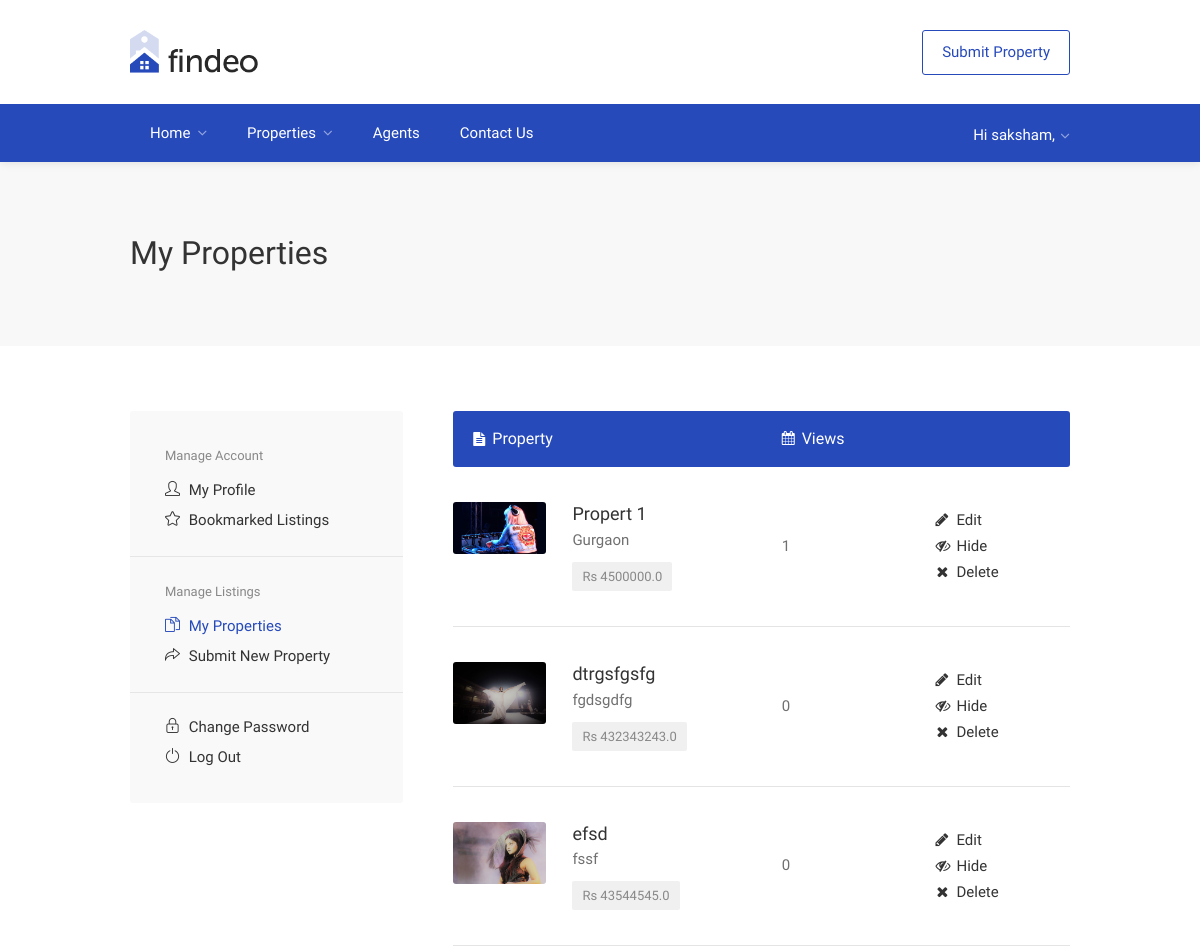
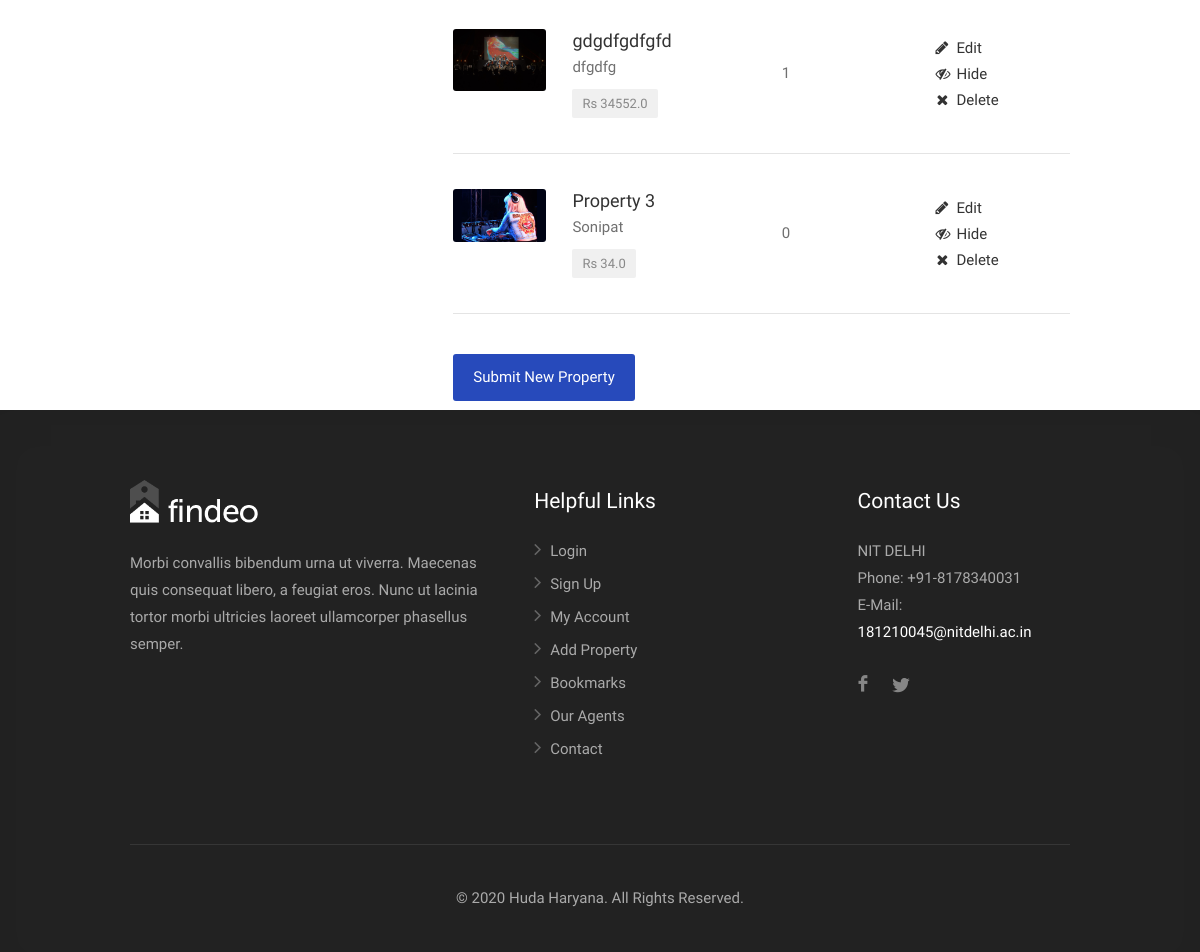
The app's page /my-properties (signed in) with its own data (2 pictures, top to bottom).
### core/models.py (models this page shows, shortened)
class User(AbstractUser):
    is_agent = models.BooleanField(default=False)
    mobile = PhoneNumberField(null = True)
    mobile_verified = models.BooleanField(default=False)
    profile_pic = models.ImageField(blank = True, null = True)

class property(models.Model):
    owner = models.ForeignKey(User, on_delete=models.CASCADE)
    type = models.CharField(choices=type_choices, max_length=1)
    property_name = models.CharField(max_length=50)
    city = models.CharField(max_length=50)
    bedrooms = models.IntegerField()
    bathrooms = models.IntegerField()
    construction_status = models.CharField(choices=construction_choices, max_length=2, blank=True, null = True)
    available_from = models.DateField(blank=True, null=True)
    price_sq = models.FloatField(blank=True, null=True)
    total_price = models.FloatField()
    additional_features = models.TextField(blank = True, null = True)
    image = models.ImageField()
    visible = models.BooleanField(default=True)
    verified = models.BooleanField(default=False)
    views = models.IntegerField(default=0)
    label = models.CharField(max_length = 10, null=True, blank=True)
    dateadded = models.DateField(auto_now_add=True)
    rooms = models.IntegerField()
    features = models.ManyToManyField(features)
    class Meta:
        verbose_name_plural = 'Properties'

### core/views.py (the view)
# urls.py: path('my-properties', views.myProperties, name='myproperties'),
@login_required
def myProperties(request):
    properties = models.property.objects.filter(owner = request.user)
    context = {
        'properties': properties,
    }
    return render(request, 'dashboard/myproperties.html', context)

### templates/dashboard/myproperties.html
{% extends 'base.html' %}
{% load static %}
{% block content %}
    <div id="titlebar">
        <div class="container">
            <div class="row">
                <div class="col-md-12">
                    <h2>My Properties</h2>
                </div>
            </div>
        </div>
    </div>
    <div class="container">
        <div class="row">
            {% include 'dashboard/dashboardsidenav.html' %}
            <div class="col-md-8">
                <table class="manage-table responsive-table">
                    <tr>
                        <th><i class="fa fa-file-text"></i> Property</th>
                        <th class="expire-date"><i class="fa fa-calendar"></i> Views</th>
                        <th></th>
                    </tr>
                    {% for property in properties %}
                    <tr>
                        <td class="title-container">
                            <img src="{{ property.image.url }}" alt="">
                            <div class="title">
                                <h4><a href="{% url 'core:property' property.id %}">{{ property.property_name }}</a></h4>
                                <span>{{ property.city }} </span>
                                <span class="table-property-price">Rs {{ property.total_price }}</span>
                            </div>
                        </td>
                        <td class="expire-date">{{ property.views }}</td>
                        <td class="action">
                            <a href="{% url 'core:editproperty' property.id %}"><i class="fa fa-pencil"></i> Edit</a>
                            {% if property.visible %}
                            <a href="{% url 'core:hideproperty' property.id %}"><i class="fa  fa-eye-slash"></i> Hide</a>
                            {% else %}
                            <a href="{% url 'core:showproperty' property.id %}"><i class="fa  fa-eye-slash"></i> Show</a>
                            {% endif %}
                            <a href="{% url 'core:deleteproperty' property.id %}" class="delete"><i class="fa fa-remove"></i> Delete</a>
                        </td>
                    </tr>
                    {% endfor %}
                </table>
                <a href="{% url 'core:addproperty' %}" class="margin-top-40 button">Submit New Property</a>
            </div>
        </div>
    </div>
{% endblock content %}

### templates/navbar.html (shortened to what this page needs)
{% load static %}
<div id="wrapper" class="mm-page mm-slideout">
<header id="header-container" class="header-style-2">
	<div id="header" class="">
		<div class="container">
			<div class="left-side">
				<div id="logo" class="margin-top-10">
					<a href="index.html"><img src="{% static 'images/logo.png' %}" alt=""></a>
                </div>
			</div>
			<div class="right-side">
				<ul class="header-widget">
					<li class="with-btn"><a href="{% url 'core:addproperty' %}" class="button border">Submit Property</a></li>				</ul>
            </div>
		</div>
		<nav id="navigation" class="style-2">
			<div class="container">
					<ul id="responsive">
						<li><a href="{% url 'core:home' %}" {% if request.resolver_match.view_name == 'core:home' %}class="current"{% endif %}>Home</a>
						</li>
						<li><a href="{% url 'core:properties' %}" {% if request.resolver_match.view_name == 'core:properties' %}class="current"{% endif %}>Properties</a>
						</li>
						<li><a href="{% url 'core:agents' %}" {% if request.resolver_match.view_name == 'core:agents' %}class="current"{% endif %}>Agents</a>
						</li>
						<li><a href="{% url 'core:contact' %}" {% if request.resolver_match.view_name == 'core:contact' %}class="current"{% endif %}>Contact Us</a>
						</li>
					</ul>
			</div>
		</nav>
		<div class="container">
			<div class="row">
				<div class="user-menu-container">
					<div class="user-menu">
                        {% if request.user.is_authenticated %}
                            <div class="user-name">Hi {{ request.user.username }},</div>
                        {% else %}
                            <a href="{% url 'account_login' %}"><div class="user-name">
                            Sign-in</div></a>
                        {% endif %}
					</div>
				</div>
			</div>
		</div>
	</div>
</header>
</div>

### static_in_venv/css/color.css (style rules this page uses)
.change-photo-btn:hover, table.manage-table th, mark.color { background-color: #274abb; }
.user-menu ul li a:hover, .user-menu.active .user-name:after, .user-menu:hover .user-name:after, .user-menu.active .user-name, .user-menu:hover .user-name, table.manage-table td.action a:hover, table.manage-table .title-container .title h4 a:hover, .my-account-nav li a.current, .my-account-nav li a:hover, #footer .social-icons li a:hover i, #navigation.style-1 .current, #posts-nav li a:hover, #top-bar .social-icons li a:hover i, .agent .social-icons li a:hover i, .agent-contact-details li a:hover, .agent-page .agent-name h4, .footer-links li a:hover, .header-style-2 .header-widget li i, .header-widget .sign-in:hover, .home-slider-desc .read-more i, .info-box, .info-box h4, .listing-title h4 a:hover, .map-box h4 a:hover, .plan-price .value, .plan.featured .listing-badges .featured, .post-content a.read-more, .post-content h3 a:hover, .post-meta li a:hover, .property-pricing, .style-2 .trigger a:hover, .style-2 .trigger.active a, .style-2 .ui-accordion .ui-accordion-header-active, .style-2 .ui-accordion .ui-accordion-header-active:hover, .style-2 .ui-accordion .ui-accordion-header:hover, .tabs-nav li a:hover, .tabs-nav li.active a, .testimonial-author h4, .widget-button:hover, .widget-text h5 a:hover, a, a.button.border, a.button.border.white:hover { color: #274abb }
#navigation.style-2 { background-color: #274abb }
.chosen-container .chosen-results li.highlighted, .chosen-container-multi .chosen-choices li.search-choice, .select-options li:hover, a.button, a.button.border:hover, button.button, input[type=button], input[type=submit] { background-color: #274abb }
a.button.border { border: 1px solid #274abb }

### records on screen
User: user.username "saksham"
property: image (picture), property_name "Propert 1", city "Gurgaon", total_price "4500000.0", views "1", visible True (drawn)
property: image (picture), property_name "dtrgsfgsfg", city "fgdsgdfg", total_price "432343243.0", views "0", visible True (drawn)
property: image (picture), property_name "efsd", city "fssf", total_price "43544545.0", views "0", visible True (drawn)
property: image (picture), property_name "gdgdfgdfgfd", city "dfgdfg", total_price "34552.0", views "1", visible True (drawn)
property: image (picture), property_name "Property 3", city "Sonipat", total_price "34.0", views "0", visible True (drawn)
